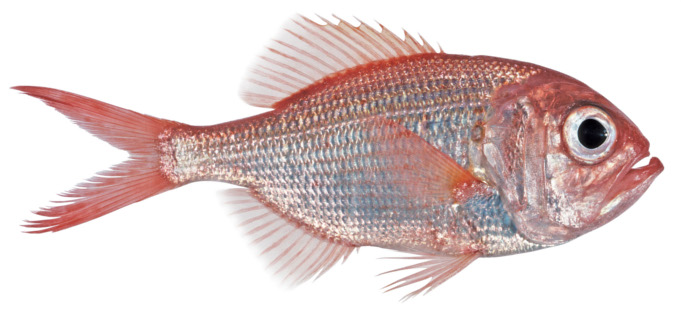
#> input picture Notebooks/data/fish.jpg, 681 x 318 px
$ jupyter execute --allow-errors 'poisson disc sampling.ipynb'   (shell and % lines are left out)
#> lines starting #> are read from the running program, lines starting #| are printed output that depends on the picture
# Poisson disc sampling

Quality meshes are important for producing reliable solution in surface process modelling. For any given node in an unstructured mesh, its neighbours should be spaced more or less at an equal radius. For this we turn to Poisson disc sampling using an efficient $O(N)$ [algorithm](http://www.cs.ubc.ca/~rbridson/docs/bridson-siggraph07-poissondisk.pdf).

The premise of this algorithm is to ensure that points are tightly packed together, but no closer than a specified minimum distance. This distance can be uniform across the entire domain, or alternatively a 2D numpy array of radius lengths can be used to bunch and relax the spacing of nodes.

[cell 1]
import matplotlib.pyplot as plt
import numpy as np
from scipy.ndimage import imread
from quagmire import tools as meshtools

## Uniform spacing

[cell 2]
width, height = 800, 600
#> (the rest of this cell did not finish here and is left out)

## Variable spacing

This is a *Poisson* disc sampler, so we sample fish...

[cell 3]
img = imread('data/fish.jpg', mode='F')
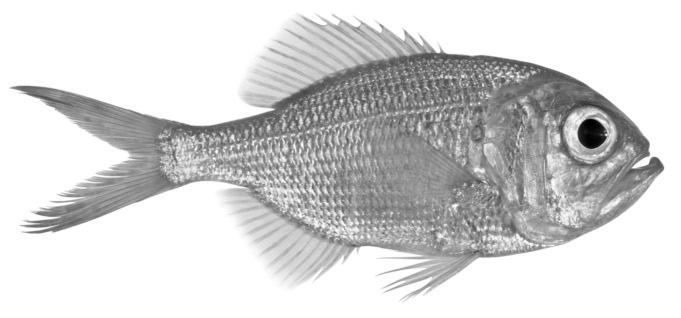
#> img: shape (318, 681) float32; min 0.755, max 255, mean 211.1
img = np.flipud(img)
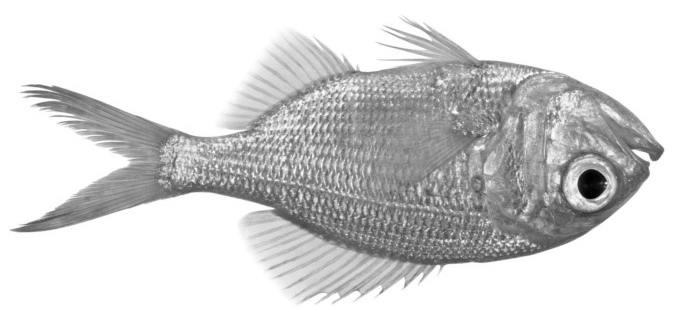
#> img: shape (318, 681) float32; min 0.755, max 255, mean 211.1

height, width = img.shape
#> height = 318; width = 681

fig = plt.figure(1, figsize=(8,4))
ax = fig.add_subplot(111)
ax.axis('off')
ax.imshow(img, cmap='bone', origin='lower')
plt.show()

We adjust the numpy array to create sensible radii

[cell 4]
radius = img - img.min()
radius /= img.max()/5
radius += 1e-8
#> radius: shape (318, 681) float32; min 1e-08, max 4.99, mean 4.12

fig = plt.figure(1, figsize=(10,4))
ax = fig.add_subplot(111)
ax.axis('off')
im = ax.imshow(radius, cmap='bone', origin='lower')
fig.colorbar(im, ax=ax, label='radius')
plt.show()
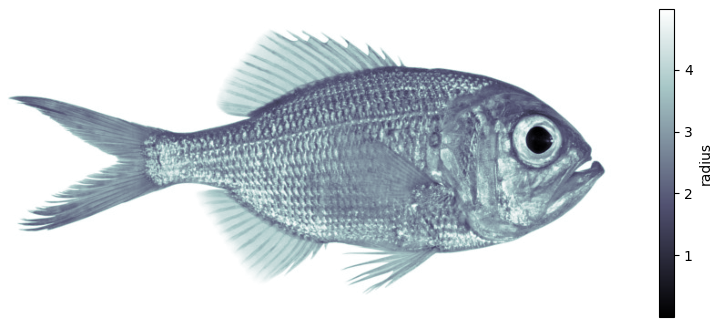
#> figure drawn by matplotlib, 2 panels

$ run again, with Notebooks/Images/AusFlow.png saved as Notebooks/data/fish.jpg
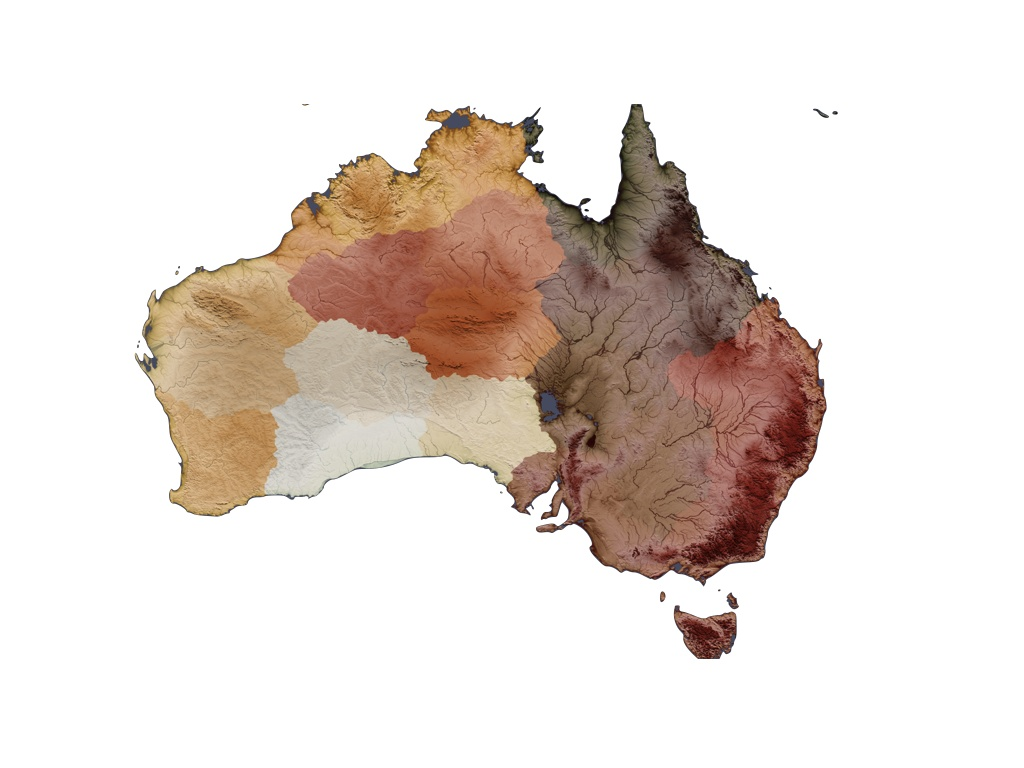
#> input picture Notebooks/Images/AusFlow.png, 1024 x 768 px
#> `img = np.flipud(img)`:
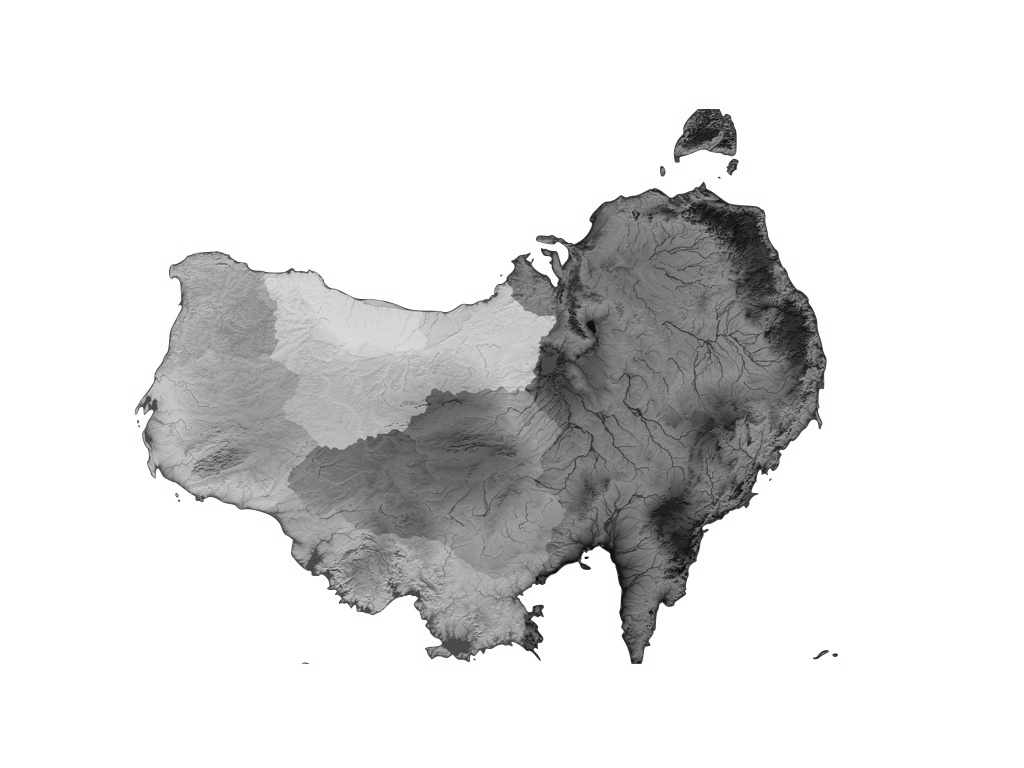
#> img: shape (768, 1024) float32; min 4.96, max 255, mean 222.2
#> `plt.show()`:
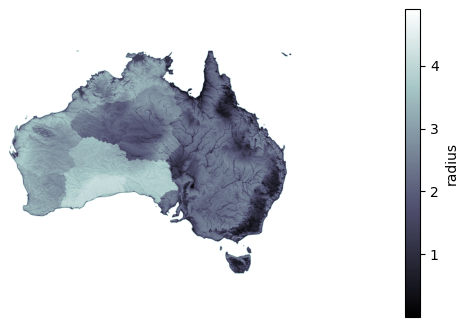
#> figure drawn by matplotlib, 2 panels

$ run again, with Notebooks/Images/Examples.png saved as Notebooks/data/fish.jpg
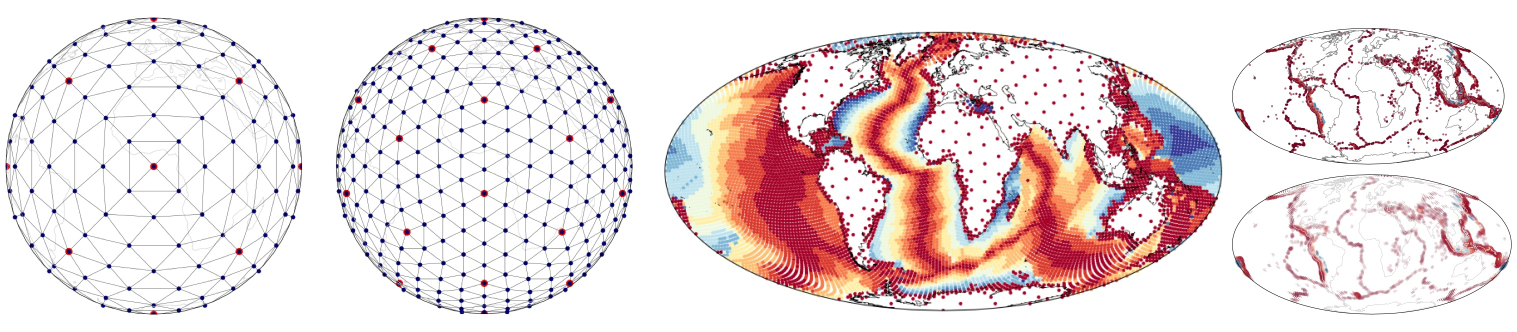
#> input picture Notebooks/Images/Examples.png, 3033 x 663 px (shown at 1/2 size)
#> `img = np.flipud(img)`:
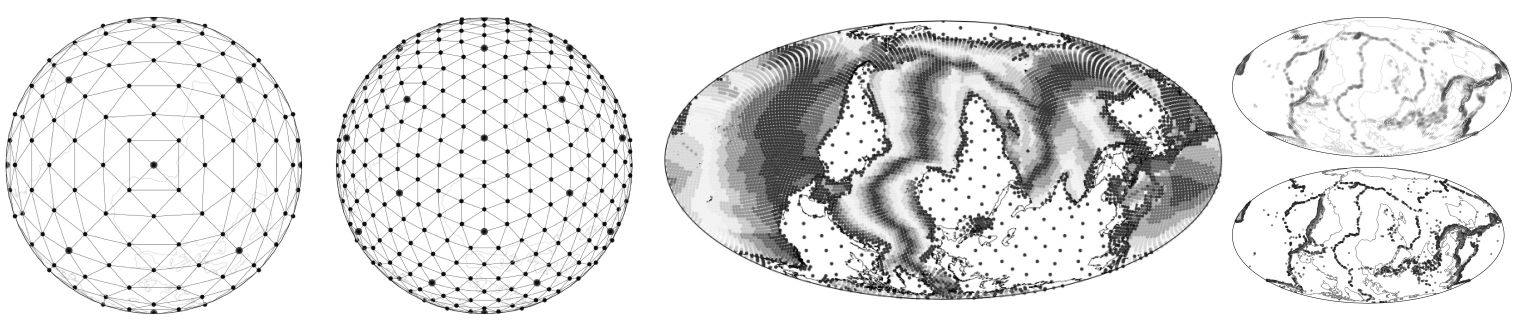
#> img: shape (663, 3033) float32 (shown at 1/2 size); min 0, max 255, mean 225.2
#> `plt.show()`:
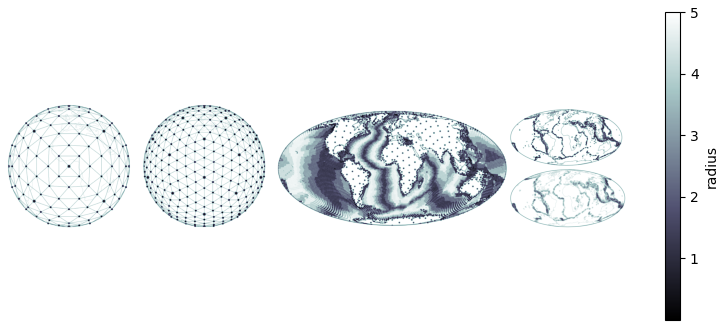
#> figure drawn by matplotlib, 2 panels
